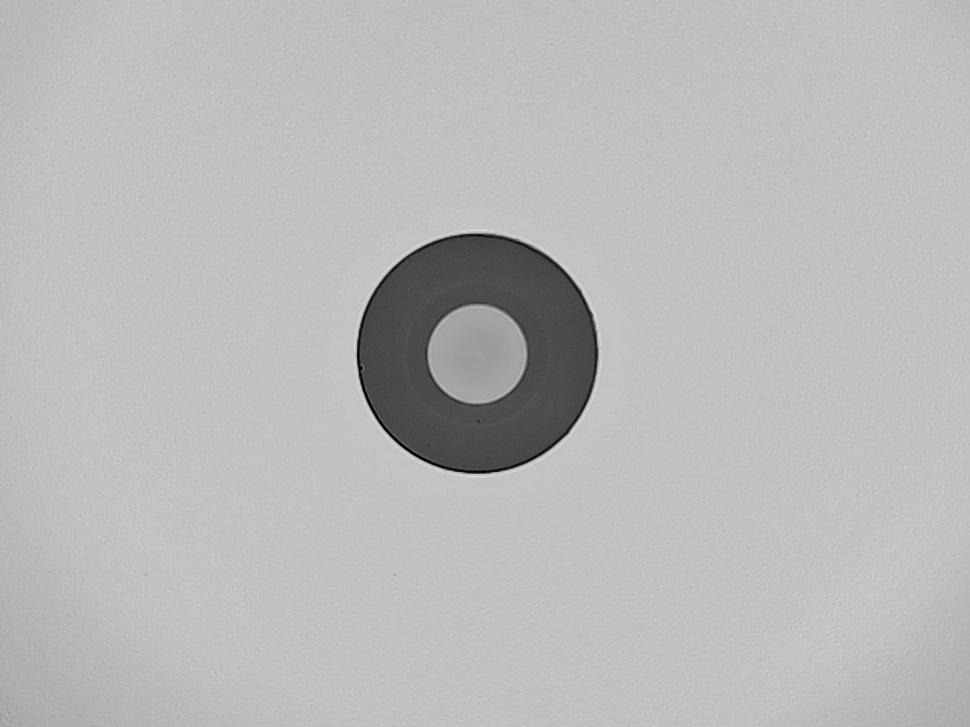
#> input picture samples2/img38.jpg, 970 x 727 px, shrunk from 1152 x 864 before the run, found by its file name
$ python adaptive_threshold_script.py
#> lines starting #> are read from the running program, lines starting #| are printed output that depends on the picture; after the words box and inside, x2 and y2 are one past the last pixel; in counts of white or black regions, pixels touching at a corner belong together
#> further down, original_image is the input picture: shape (727, 970, 3); min 0, max 225, mean 185.2
#!/usr/bin/env python3
#!/usr/bin/env python3
"""Adaptive Thresholding"""
import cv2
import numpy as np

# STEP 1: All your original code is now inside this one function.
def run_script_logic(image):
    # Your original code used a grayscale image, so let's ensure the input is grayscale.
    if len(image.shape) == 3:
        image = cv2.cvtColor(image, cv2.COLOR_BGR2GRAY)

    # Apply different thresholding methods

    # 1. Simple global threshold
    _, global_thresh = cv2.threshold(image, 127, 255, cv2.THRESH_BINARY)
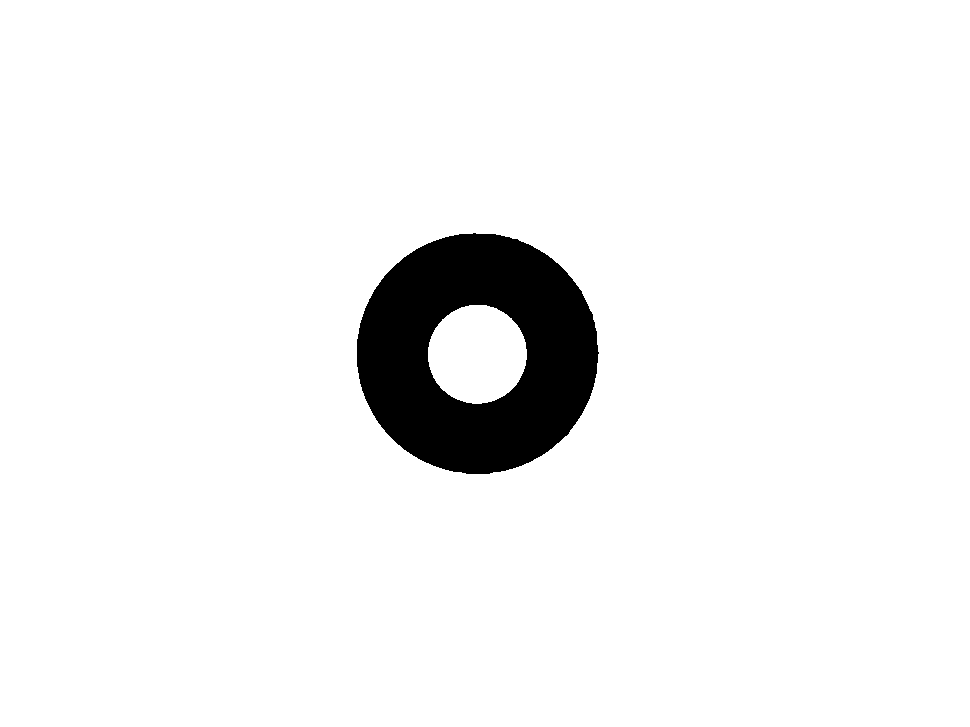
#> global_thresh: shape (727, 970); 94.6% white; 1 black region, box (x1, y1, x2, y2) and area: (357, 233, 599, 474) 37977

    # 2. Otsu's threshold (automatic threshold selection)
    _, otsu_thresh = cv2.threshold(image, 0, 255, cv2.THRESH_BINARY + cv2.THRESH_OTSU)
#> otsu_thresh: shape (727, 970); 94.6% white; 1 black region, box (x1, y1, x2, y2) and area: (357, 233, 599, 474) 38063

    # 3. Adaptive threshold - Gaussian weighted mean
    adaptive_gaussian = cv2.adaptiveThreshold(image, 255,
                                            cv2.ADAPTIVE_THRESH_GAUSSIAN_C,
                                            cv2.THRESH_BINARY, 15, -2)
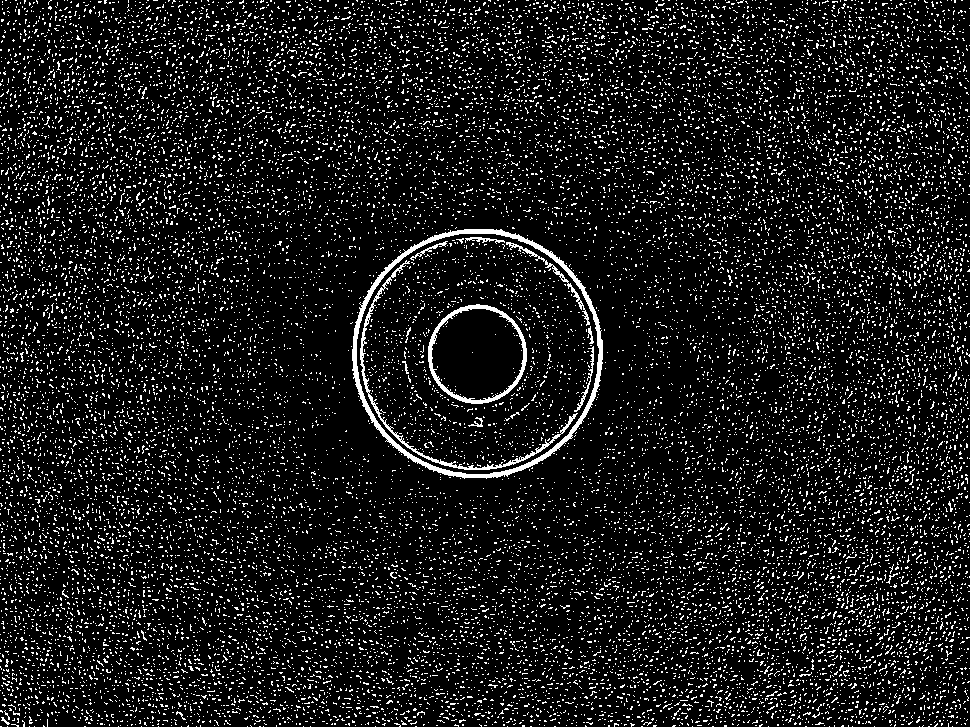
#> adaptive_gaussian: shape (727, 970); 10% white in thin lines or dots

    # 4. Adaptive threshold - Mean
    adaptive_mean = cv2.adaptiveThreshold(image, 255,
                                        cv2.ADAPTIVE_THRESH_MEAN_C,
                                        cv2.THRESH_BINARY, 15, -2)
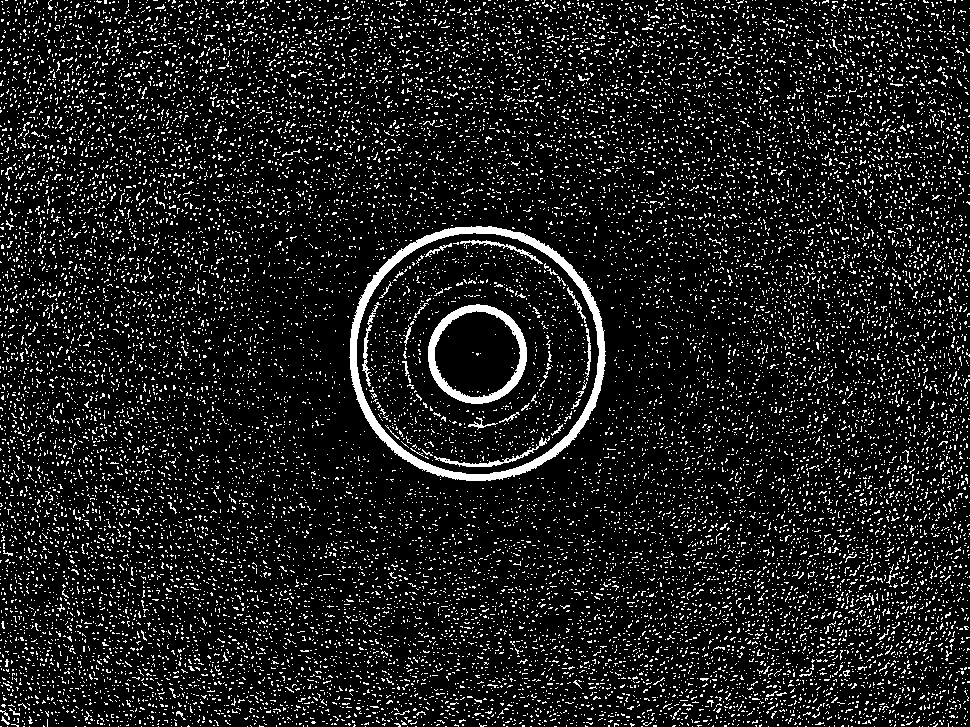
#> adaptive_mean: shape (727, 970); 11.2% white in thin lines or dots

    # Display results
    cv2.imshow('Original', image)
    cv2.imshow('Global Threshold', global_thresh)
    cv2.imshow('Otsu Threshold', otsu_thresh)
    cv2.imshow('Adaptive Gaussian', adaptive_gaussian)
    cv2.imshow('Adaptive Mean', adaptive_mean)
    cv2.waitKey(0)
    cv2.destroyAllWindows()

    # Save results
    cv2.imwrite('global_threshold.png', global_thresh)
    cv2.imwrite('otsu_threshold.png', otsu_thresh)
    cv2.imwrite('adaptive_gaussian.png', adaptive_gaussian)
    cv2.imwrite('adaptive_mean.png', adaptive_mean)

    return adaptive_gaussian

# =========================================================================
# UNIVERSAL UI ADAPTER: PASTE THIS AT THE END OF EVERY SCRIPT
# =========================================================================
def process_image(image: np.ndarray) -> np.ndarray:
    """
    This is the standard function the UI will call.
    It runs the main logic of this script.
    """
    # This line calls the function you created in Step 1.
    # It passes the UI's image to your logic and returns the result.
    return run_script_logic(image)

if __name__ == '__main__':
    # This part lets you run the script by itself for testing.
    # It loads your original hardcoded image and passes it to your logic function.

    # You can keep your original image path here for easy testing.
    image_path = r"C:\Users\Saem1001\Documents\GitHub\OpenCV-Practice\samples2\img38.jpg"
    original_image = cv2.imread(image_path)

    if original_image is not None:
        # When running standalone, we call the logic directly.
        # You could add your original cv2.imshow() calls here to see all results.
        final_result = run_script_logic(original_image)

        cv2.imshow('Original Test Image', original_image)
        cv2.imshow('Final Result (as seen in UI)', final_result)

        print("Press any key to close the windows.")
        cv2.waitKey(0)
        cv2.destroyAllWindows()
    else:
        print(f"Error: Could not load the test image from {image_path}")
# =========================================================================

$ run again, with samples2/img35.jpg copied over samples2/img38.jpg
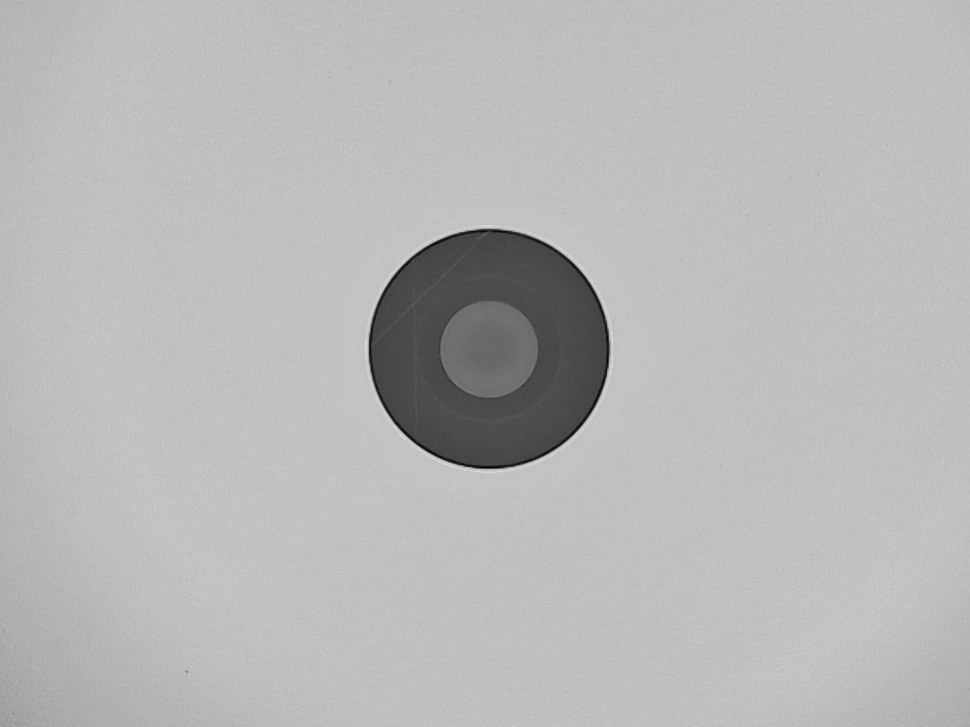
#> input picture samples2/img35.jpg, 970 x 727 px, shrunk from 1152 x 864 before the run, found by its file name
#> original_image is the input picture: shape (727, 970, 3); min 2, max 223, mean 183.8
#> in run_script_logic, `_, global_thresh = cv2.threshold(image, 127, 255, cv2.THRESH_BINARY)`:
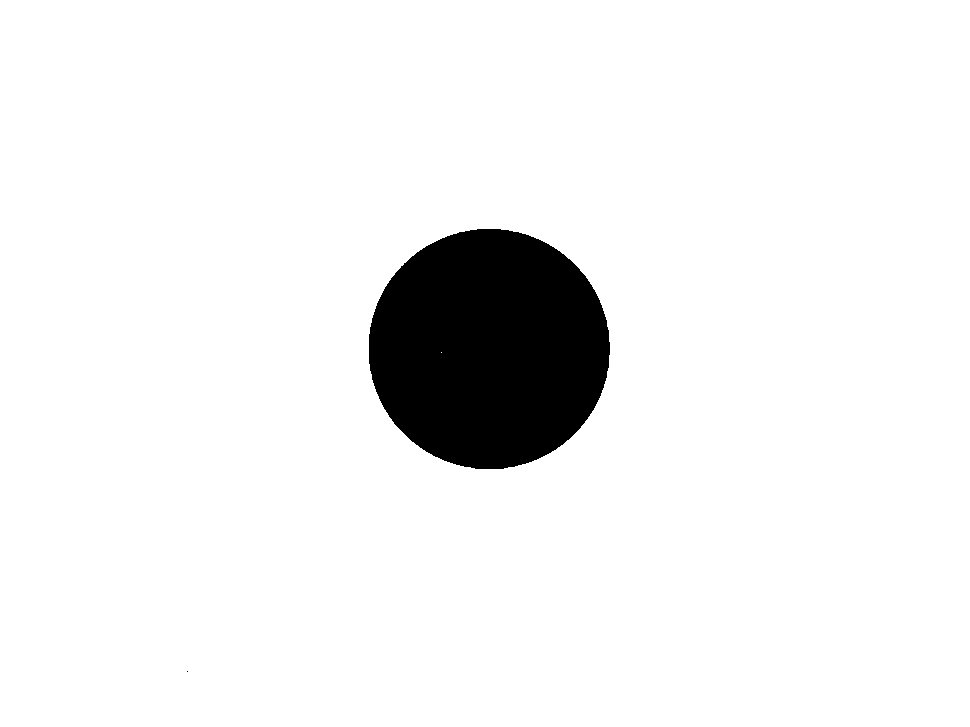
#> global_thresh: shape (727, 970); 93.5% white; 2 black regions (1 under 20 px), largest, box (x1, y1, x2, y2) and area: (369, 229, 610, 469) 45515
#> otsu_thresh: shape (727, 970); 93.5% white; 2 black regions (1 under 20 px), largest, box (x1, y1, x2, y2) and area: (369, 229, 610, 469) 45573
#> adaptive_gaussian: shape (727, 970); 7.3% white in thin lines or dots
#> in run_script_logic, `adaptive_mean = cv2.adaptiveThreshold(image, 255, cv2.ADAPTIVE_THRESH_..`:
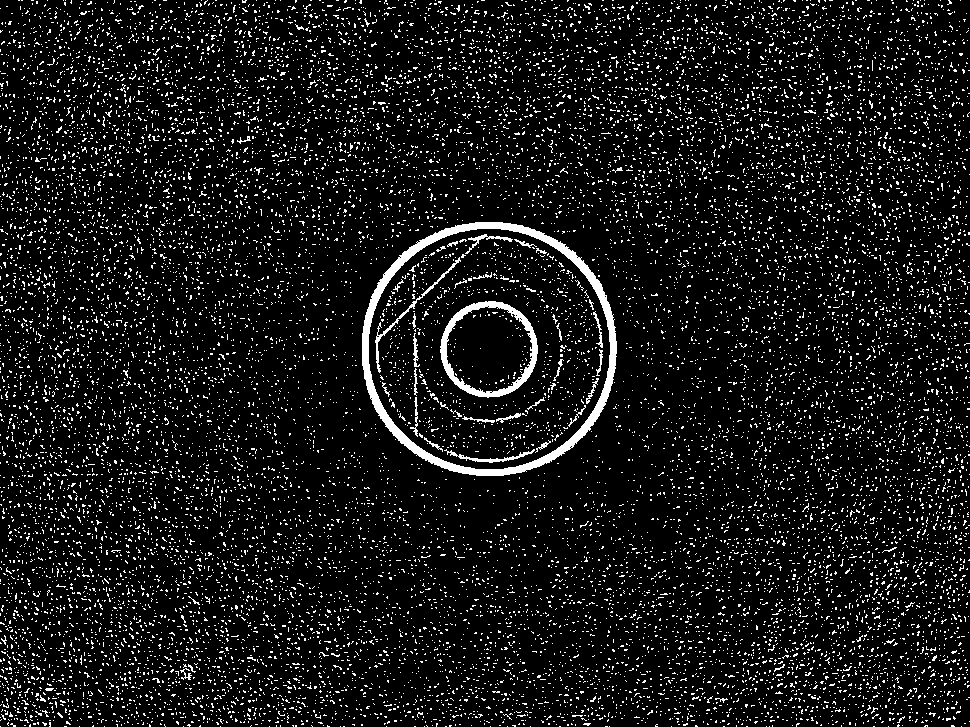
#> adaptive_mean: shape (727, 970); 8.6% white in thin lines or dots
